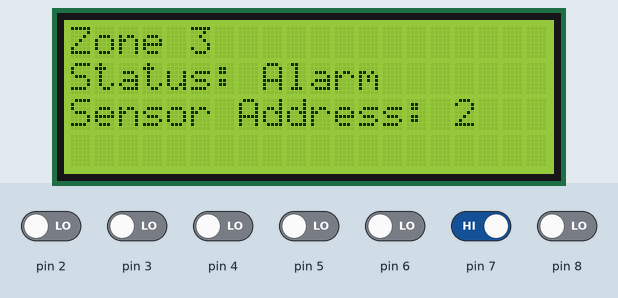
This sketch was run on a simulated Arduino Uno, built with avr-gcc and run on an emulated ATmega328P. On the bench: 20×4 character LCD. The test bench sets the inputs (shaded band); at power-on: pin 7 HIGH, pin 2–6, pin 8 LOW. What the sketch prints to the serial monitor is not drawn.

Above: at 1.2 s.
1.3 s: pin 7 driven LOW
At 2.3 s:
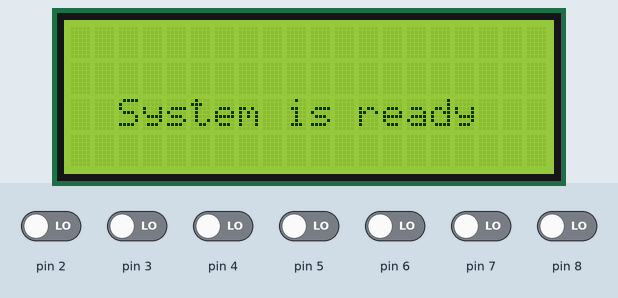
3.0 s: pin 8 driven HIGH
At 3.6 s:
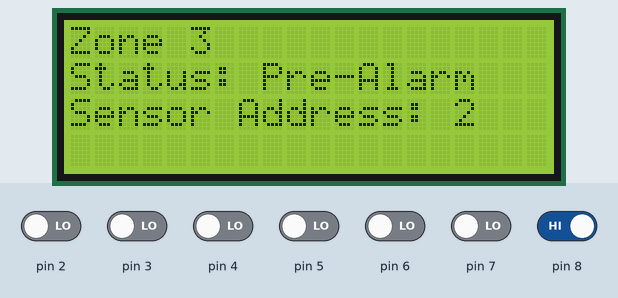
4.5 s: pin 2 driven HIGH
At 5.8 s:
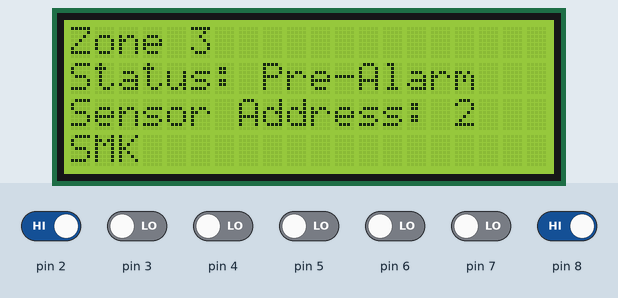
6.2 s: pin 3 driven HIGH
At 7.6 s:
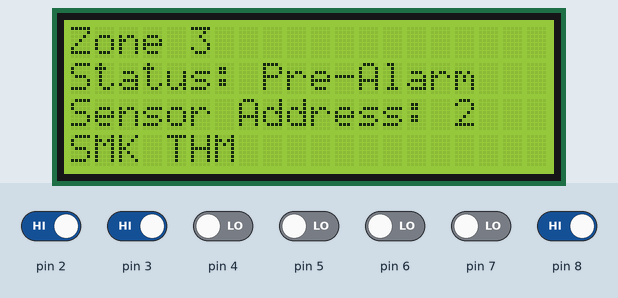
7.9 s: pin 4 driven HIGH
At 8.8 s:
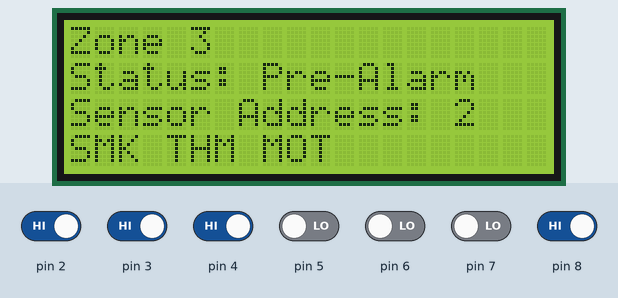
9.4 s: pin 5 driven HIGH
At 10.7 s:
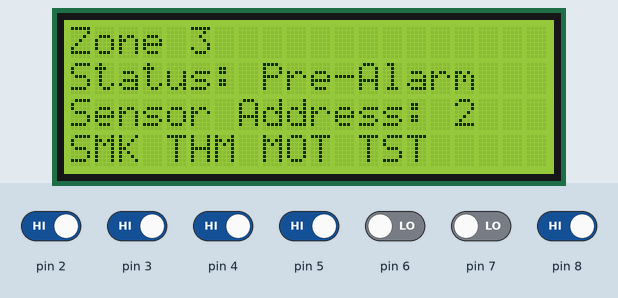
Timing chart, 0 to 11.9 s (numbered marks = the images above; inputs shaded):
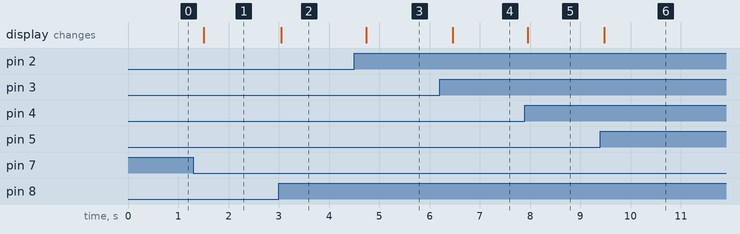

The sketch:

LCD.ino
```cpp
#include <Wire.h>
#include <LiquidCrystal_I2C.h>

LiquidCrystal_I2C lcd(0x27, 20, 4);

bool smoke = false;
bool alarm = false;
bool preAlarm = false;
bool heat = false;
bool motion = false;
bool test = false;
bool fault = false;

char alarmState[11];
int address = 2;
int i;

bool previousSmoke = false;
bool previousAlarm = false;
bool previousPreAlarm = false;
bool previousHeat = false;
bool previousMotion = false;
bool previousTest = false;
bool previousFault = false;


void setup() {

  Serial.begin(9600);
  lcd.begin();
  lcd.backlight();

  for (i = 2; i < 9; i++)
  {
    pinMode(i, INPUT);
  }

}

void loop() {

  smoke = digitalRead(2);
  heat = digitalRead(3);
  motion = digitalRead(4);
  test = digitalRead(5);
  fault = digitalRead(6);

  alarm = digitalRead(7);
  preAlarm = digitalRead(8);

  if (previousAlarm != alarm ||  previousHeat != heat || previousMotion != motion ||
  previousTest != test || previousFault != fault || previousAlarm != alarm ||
  previousPreAlarm != preAlarm)
  {
    lcd.clear();
  }

  printValues(smoke, heat, motion, test, fault);

  if (alarm == LOW && preAlarm == LOW)
  {
    lcd.setCursor(2,2);
    lcd.print("System is ready");
  }

  else
  {
  lcd.setCursor(0,0);
  lcd.print("Zone 3");

  lcd.setCursor(0,1);
  lcd.print("Status: ");
  alarmCheck(alarm, preAlarm);
  lcd.print(alarmState);

  lcd.setCursor(0,2);
  lcd.print("Sensor Address: ");
  /* for (i = 15; i < 20; i++)
  {
    lcd.setCursor(i,2);
    lcd.print(" ");
  } */
  lcd.setCursor(16,2);
  lcd.print(address);

  /* for (i = 0; i < 20; i++)
  {
    lcd.setCursor(i,3);
    lcd.print(" ");
  }  */
  printDetection(smoke, heat, motion, test, fault);

  }

  previousSmoke = smoke;
  previousHeat = heat;
  previousMotion = motion;
  previousTest = test;
  previousFault = fault;
  previousAlarm = alarm;
  previousPreAlarm = preAlarm;

  delay(200);

}

void alarmCheck(bool alarm, bool preAlarm){

  if (alarm == true)
  {
    strcpy(alarmState, "Alarm");
  }

  else if (preAlarm == true)
  {
    strcpy(alarmState, "Pre-Alarm");
  }

  else
  {
    strcpy(alarmState, "No Alarm");
  }
}

void printDetection(bool smoke, bool heat, bool motion, bool test, bool fault){

  if (smoke == true)
  {
    lcd.setCursor(0,3);
    lcd.print("SMK");
  }

  if (heat == true)
  {
    lcd.setCursor(4,3);
    lcd.print("THM");
  }

  if (motion == true)
  {
    lcd.setCursor(8,3);
    lcd.print("MOT");
  }

  if (test == true)
  {
    lcd.setCursor(12,3);
    lcd.print("TST");
  }

  if (fault == true)
  {
    lcd.setCursor(16,3);
    lcd.print("FLT");
  }

}

void printValues(bool smoke, bool heat, bool motion, bool test, bool fault)
{

  Serial.print("Alarm:");
  Serial.print(alarm);
  Serial.print("\t");

  Serial.print("Pre-Alarm:");
  Serial.print(preAlarm);
  Serial.print("\t");

  Serial.print("Smoke:");
  Serial.print(smoke);
  Serial.print("\t");

  Serial.print("heat:");
  Serial.print(heat);
  Serial.print("\t");

  Serial.print("motion:");
  Serial.print(motion);
  Serial.print("\t");

  Serial.print("test:");
  Serial.print(test);
  Serial.print("\t");

  Serial.print("fault:");
  Serial.print(fault);
  Serial.print("\t");

  Serial.print("\n");
}
```

Measured:
- after the input at 1.3 s, the display: changes after 0.21 s (image 1)
- after the input at 3.0 s, the display: changes after 0.05 s (image 2)
- after the input at 4.5 s, the display: changes after 0.24 s (image 3)
- after the input at 6.2 s, the display: changes after 0.26 s (image 4)
- after the input at 7.9 s, the display: changes after 0.06 s (image 5)
- after the input at 9.4 s, the display: changes after 0.07 s (image 6)
